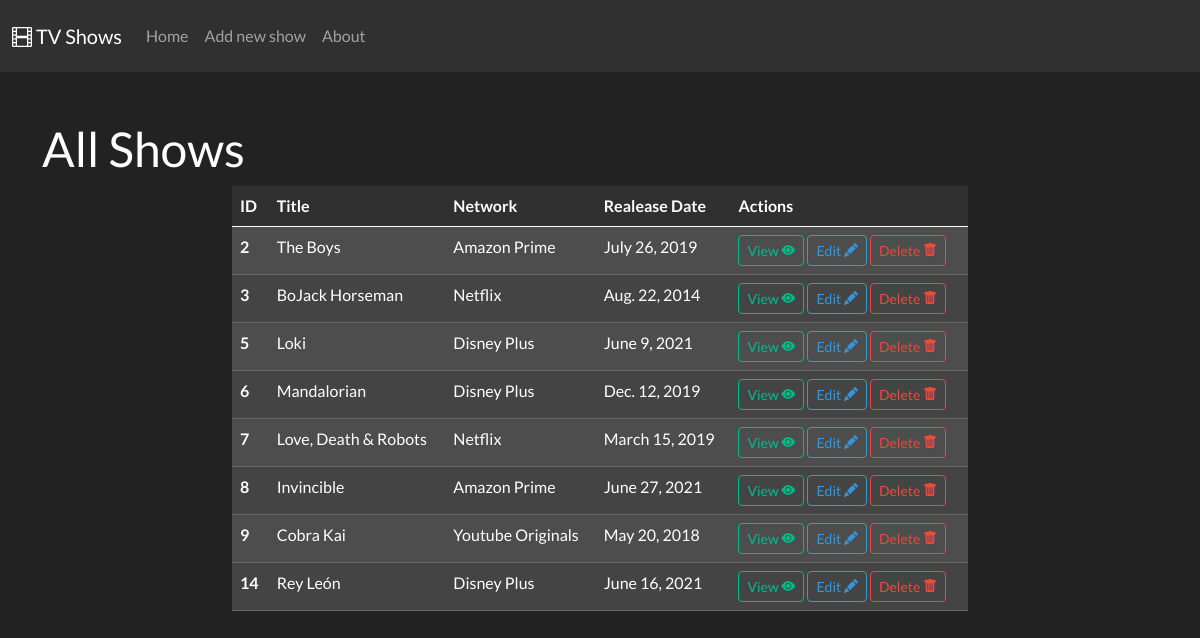
The app's page /shows, older data.
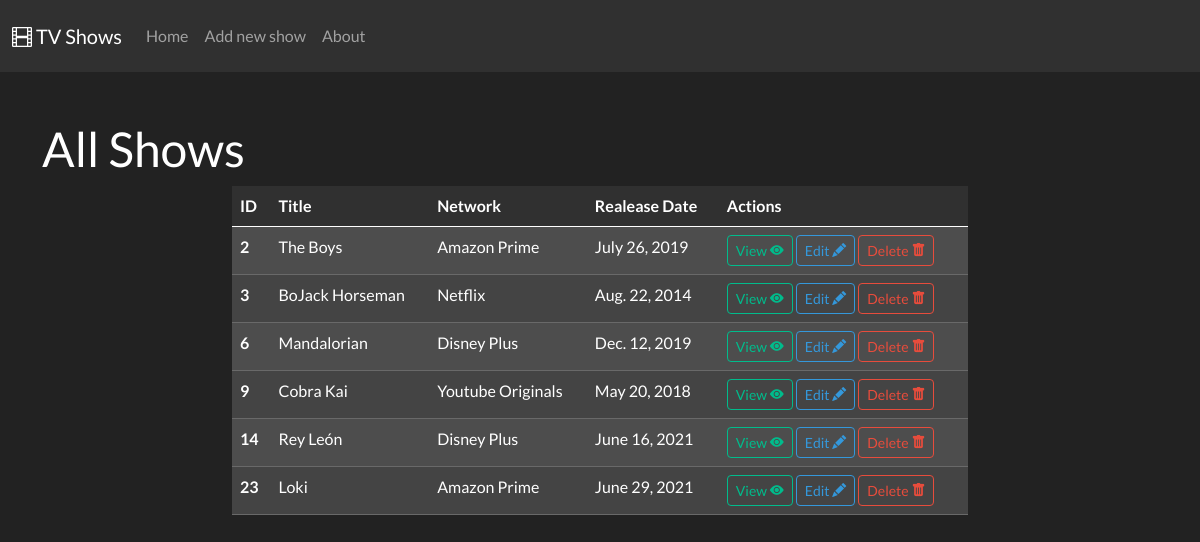
The same page, newer data.
### tv_show_app/models.py (models this page shows)
class Show(models.Model):
    title = models.CharField(max_length=100)
    network = models.CharField(max_length=100)
    date = models.DateField(null=True, blank=True)
    desc = models.TextField(blank=True)
    created_at = models.DateTimeField(auto_now_add=True)
    updated_at = models.DateTimeField(auto_now=True)
    objects = ShowManager()

### tv_show_app/views.py (the view)
def all_shows(request):
    context = {
        'shows': Show.objects.all()
    }
    return render(request, 'all_shows.html', context)

### tv_show_app/templates/all_shows.html
{% extends 'base.html' %}
{% block content %}
    <div class="row">
        <h1>All Shows</h1>
        <div class="col-8 offset-2">
            <table class="table table-secondary table-striped table-hover">
                <thead>
                    <tr class="table-dark">
                        <th scope="col">ID</th>
                        <th scope="col">Title</th>
                        <th scope="col">Network</th>
                        <th scope="col">Realease Date</th>
                        <th scope="col">Actions</th>
                    </tr>
                </thead>
                <tbody>
                    {% for show in shows %}
                    <tr>
                        <th scope="row">{{ show.id }}</td>
                        <td>{{ show.title }}</td>
                        <td>{{ show.network }}</td>
                        <td>{{ show.date }}</td>
                        <td>
                            <a class="btn btn-sm btn-outline-success" href="/shows/{{show.id}}">View <i class="bi bi-eye-fill"></i></a>
                            <a class="btn btn-sm btn-outline-info" href="/shows/{{show.id}}/edit">Edit <i class="bi bi-pencil-fill"></i></a>
                            <a class="btn btn-sm btn-outline-danger" onclick="modalDelete({{show.id}})" href="#">Delete <i class="bi bi-trash-fill"></i></a>
                        </td>
                    </tr>
                    {% endfor %}
                </tbody>
            </table>
        </div>
    </div>
{% endblock %}

### tv_show_app/templates/base.html (shortened to what this page needs)
<!DOCTYPE html>
<html lang="en">
<head>
    {% load static %}
    <link href="https://cdn.jsdelivr.net/npm/bootstrap@5.0.1/dist/css/bootstrap.min.css" rel="stylesheet">
    <link rel="stylesheet" href="https://bootswatch.com/5/darkly/bootstrap.min.css">
    <link rel="stylesheet" href="https://cdn.jsdelivr.net/npm/bootstrap-icons@1.5.0/font/bootstrap-icons.css">
    <link rel="stylesheet" href="https://cdnjs.cloudflare.com/ajax/libs/toastr.js/latest/css/toastr.min.css">
</head>
<body>
    <nav class="navbar sticky-top navbar-expand-lg navbar-dark bg-dark">
        <div class="container-fluid">
            <a class="navbar-brand" href="#">
                <i class="bi bi-film"></i>
                TV Shows
            </a>
            <div class="collapse navbar-collapse" id="navbarNav">
                <ul class="navbar-nav">
                <li class="nav-item">
                    <a class="nav-link" href="{% url 'home' %}">Home</a>
                </li>
                <li class="nav-item">
                    <a class="nav-link" href="{% url 'new_show' %}">Add new show</a>
                </li>
                <li class="nav-item d-flex">
                    <a class="nav-link" href="#">About</a>
                </li>
                </ul>
            </div>
        </div>
    </nav>
    <div class="container mt-5">
        {% block content %}{% endblock %}
    </div>
</body>
</html>

Row changes from the older to the newer data that the page shows:
removed Show: id "5", title "Loki", network "Disney Plus", date "June 9, 2021"
removed Show: id "7", title "Love, Death & Robots", network "Netflix", date "March 15, 2019"
removed Show: id "8", title "Invincible", network "Amazon Prime", date "June 27, 2021"
added Show: id "23", title "Loki", network "Amazon Prime", date "June 29, 2021"
